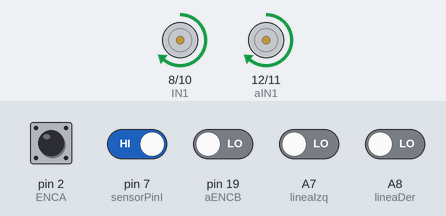
The sketch below on a simulated Arduino Mega 2560, built with avr-gcc and run on an emulated ATmega2560. On the bench: motor-driver pin pairs drawn as motors (green arrow = first pin HIGH = forward, orange = second pin HIGH = backward, longer = more drive, scaled by the enable pin). Inputs (shaded band) come from the test bench; at power-on: pin 2 (ENCA), pin 7 (sensorPinI) HIGH, A7 (lineaIzq), A8 (lineaDer), pin 19 (aENCB) LOW. What the sketch prints to the serial monitor is not drawn.

Above: at 1.2 s.
1.3 s: pin 7 (sensorPinI) driven LOW
At 1.7 s:
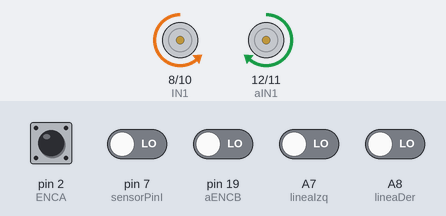
2.8 s: A7 (lineaIzq) driven HIGH
At 3.2 s:
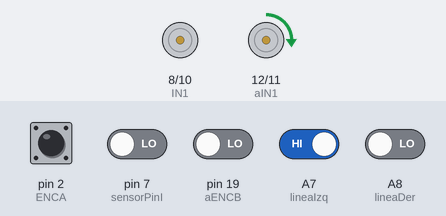
4.3 s: A8 (lineaDer) driven HIGH
At 5.0 s:
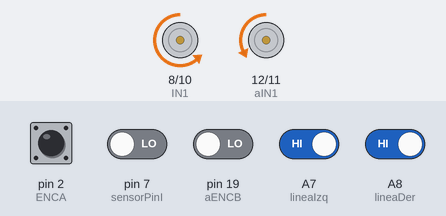
5.8 s: A7 (lineaIzq) driven LOW
At 6.4 s:
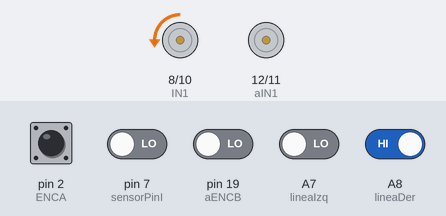
7.3 s: A8 (lineaDer) driven LOW
At 9.1 s:
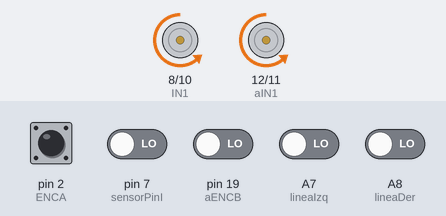
9.9 s: A7 (lineaIzq) driven HIGH
At 11.2 s:
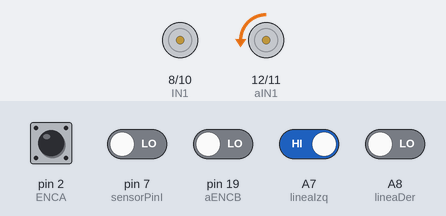
Timing chart, 0 to 12.4 s (numbered marks = the images above; inputs shaded):
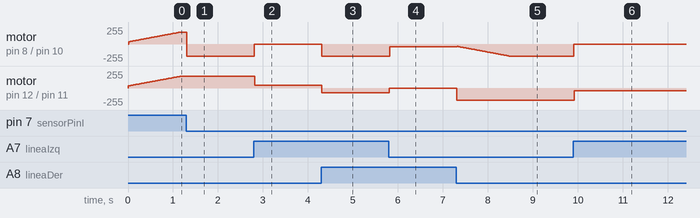

Measured:
- after the input at 1.3 s, motor on pin 8 (IN1) / pin 10 (IN2): forward 180/255 → backward 180/255 at once
- after the input at 2.8 s, motor on pin 8 (IN1) / pin 10 (IN2): backward 180/255 → stopped at once; motor on pin 12 (aIN1) / pin 11 (aIN2): forward 180/255 → forward 41/255 at once
- after the input at 4.3 s, motor on pin 8 (IN1) / pin 10 (IN2): stopped → backward 180/255 at once; motor on pin 12 (aIN1) / pin 11 (aIN2): forward 41/255 → backward 70/255 at once
- after the input at 5.8 s, motor on pin 8 (IN1) / pin 10 (IN2): backward 180/255 → backward 42/255 at once; motor on pin 12 (aIN1) / pin 11 (aIN2): backward 70/255 → stopped at once
- after the input at 7.3 s, motor on pin 12 (aIN1) / pin 11 (aIN2): stopped → backward 180/255 at once
- after the input at 9.9 s, motor on pin 8 (IN1) / pin 10 (IN2): backward 180/255 → stopped at once; motor on pin 12 (aIN1) / pin 11 (aIN2): backward 180/255 → backward 41/255 at once

The sketch:

TORRE_MOVIL_MARK_lX.ino
```cpp
#include <util/atomic.h>     //Codigo usado en el concurso InnovaTECNM 2024 en Colima para el concurso Maze Robot
//                             Diego Favela Flores      05/11/2024


// Pins
#define ENCA 2
#define ENCB 3
#define PWM 9
#define IN1 8
#define IN2 10

#define aENCA 18
#define aENCB 19
#define aPWM 13
#define aIN1 12
#define aIN2 11

//globals
long prevT = 0;
int posPrev = 0;
//globals2
long aprevT = 0;
int aposPrev = 0;

//direccion
int dir = 1;
int adir = 1;


volatile int pos_i = 0;
volatile float velocity_i = 0;
volatile long prevT_i = 0;

double lastError=0;
double alastError=0;
double rateError = 0;
double arateError = 0;
float v2Filt = 0;
float v2Prev = 0;

float eintegral = 0;

volatile int apos_i = 0;
volatile float avelocity_i = 0;
volatile long aprevT_i = 0;


float av2Filt = 0;
float av2Prev = 0;

float aeintegral = 0;

                  //timers vuelta derecha
volatile long tiempo = 0;
volatile long pulsostotales1 = 0;
volatile long pulsostotales2 = 0;

int pulsosahora;

                  //////sensor de presencia
   const int sensorPinI = 7; // Pin donde está conectado el sensor
   const int sensorPinD = 6; // Pin donde está conectado el sensor
   int sensorState = 0; // Variable para guardar el estado del sensor

//validar rutina 1
volatile int webOS = 2;
volatile long tiempoInicioSensor = 0;
volatile long tiempoquehapasado;


//////////////////////////////sensores de linea
int lineaIzq = A7;
int lineaDer = A8;
int medicionIzq;
int medicionDer;
void setup() {
  // put your setup code here, to run once:
 Serial.begin(9600);

  pinMode(ENCA,INPUT);
  pinMode(ENCB,INPUT);
  pinMode(PWM,OUTPUT);
  pinMode(IN1,OUTPUT);
  pinMode(IN2,OUTPUT);

 pinMode(aENCA,INPUT);
  pinMode(aENCB,INPUT);
  pinMode(aPWM,OUTPUT);
  pinMode(aIN1,OUTPUT);
  pinMode(aIN2,OUTPUT);
  attachInterrupt(digitalPinToInterrupt(ENCA),readEncoder,RISING);
   attachInterrupt(digitalPinToInterrupt(aENCB),areadEncoder,RISING);
   digitalWrite(PWM,LOW);
   digitalWrite(aPWM,LOW);
    pinMode(lineaIzq, INPUT);
    pinMode(lineaDer, INPUT);

   //sensor
    pinMode(sensorPinI, INPUT); // Configurar el pin D7 como entrada
   pinMode(sensorPinD, INPUT); // Configurar el pin D7 como entrada

}


void loop() {
     tiempo = millis();
     sensorState = digitalRead(sensorPinI); // Leer el estado del sensor de presencia
     medicionIzq = digitalRead(lineaIzq);
     medicionDer = digitalRead(lineaDer);

    if(webOS == 2){//variable para validar cambiar direccion (dir = -1) y contar pulsos
       if (sensorState == LOW){
          vueltaDerecha();            ///variable para validar inicio de cambio de rutina y vuelta a la normalidad
       }
    }
     if(webOS == 3){ //validar que ya se haya dado un cambio de vuelta
              volverDerecho();
              }
  //read the position in an atomic block
  //to avoid possible misreads
  int pos = 0;
  float velocity2 = 0;
  int apos = 0;
  float avelocity2 = 0;
                           ATOMIC_BLOCK(ATOMIC_RESTORESTATE){
                           pos = pos_i;
                              velocity2 = velocity_i;
                              apos = apos_i;
                              avelocity2 = avelocity_i;
                              }


  //compute the speed using method 1
  long currT = micros();
  float deltaT = ((float)(currT - prevT))/1.0e6;
  float velocity1 = (pos - posPrev)/deltaT;
  posPrev = pos;
 prevT = currT;
///---
  long acurrT = micros();
  float adeltaT = ((float)(acurrT - aprevT))/1.0e6;
  float avelocity1 = (apos - aposPrev)/adeltaT;
  aposPrev = apos;
 aprevT = acurrT;
  //convert counts to rpm

  float v2 = velocity2/600.0*60.0;

  float av2 = avelocity2/600.0*60.0;
  //low-pass filter

  v2Filt = 0.854*v2Filt + 0.0728*v2 +  0.0728*v2Prev;
  v2Prev = v2;

 av2Filt = 0.854*av2Filt + 0.0728*av2 +  0.0728*av2Prev;
  av2Prev = av2;


  //set target
  float vt =40;
  float avt = 40.7;
  //compute u             first motor
  float kp = 0.8;
  float ki = 3.1;
  float kd = 0.2;
  float e = vt - v2Filt;
  rateError = e - lastError;
  eintegral = eintegral + e*deltaT ;
  float u = kp*e + ki*eintegral + kd*rateError;       // if(u<0){u=0;}
//                      second motor
  float akp =0.8;
  float aki = 3.1;
  float akd = 0.2;
  float ae = avt - av2Filt;
  arateError = ae -alastError;
  aeintegral = aeintegral + ae*adeltaT ;
  float au = akp*ae + aki*aeintegral + kd*arateError ;

  lastError = e;
  alastError = ae;
//set motor speed

    int pwr = (int) fabs(u);   //motor 1
         if (pwr >180){
                 pwr=180;
              }


    int apwr = (int) fabs(au);   //motor 2
         if (apwr >180){
                 apwr=180;
              }

  //reinicio de variables de pid
 //correccion en linea negra
 if(medicionIzq == HIGH){apwr = 0; u = 0; rateError = 0; e = 0; v2Filt =0; lastError = 0; eintegral = 0; }     //correccion al detectar linea
 if(medicionDer == HIGH){pwr = 0; au = 0; arateError = 0; ae = 0; av2Filt = 0; alastError = 0; aeintegral = 0;}

  if(medicionIzq == HIGH && medicionDer == HIGH){
       dir = -1;             //cambiar ambas direcciones
    adir = -1;
    apwr = 70;              //velocidad de motores
    pwr=70;
    setMotor(dir,pwr,PWM,IN1,IN2);
    asetMotor(adir,apwr,aPWM,aIN1,aIN2);

     webOS = 4;            //variable para que no detecte sensores ni haga cambio de direccion
    delay(500); //tiempo para que el robot pueda salir de la linea negra
    u = 0; rateError = 0;   au = 0; arateError = 0; e = 0; ae = 0; //reiniciar variables
    rateError = 0; e = 0; v2Filt =0; lastError = 0; eintegral = 0;
    au = 0; arateError = 0; ae = 0; av2Filt = 0; alastError = 0; aeintegral = 0;
  }

setMotor(dir,pwr,PWM,IN1,IN2);         //motor 1 PID
asetMotor(adir,apwr,aPWM,aIN1,aIN2);   //motor 2 PID


    Serial.print(avt);  //setpoint
    Serial.print(" ");
    Serial.print(av2Filt); //velicidad
    Serial.println();
    delay(1);
}


 void vueltaDerecha(){
          dir = -1;   //cambio direccion motor b
          pulsosahora = pulsostotales2;  //medir pulsos al momento de detectar sensor
          webOS = 3;   //variable para validar

 }

 void volverDerecho(){
ATOMIC_BLOCK(ATOMIC_RESTORESTATE){
                int pulsosdevuelta = pulsostotales2 - pulsosahora ; //calcular cuantos pulsos han pasado desde que se detecto presencia

                  if(pulsosdevuelta >= 700 && pulsosdevuelta <= 750){
                    dir = 1;    //vuelta a direccion normal motor b
                    }
                  }

 }
 void marchaAtras(){

 }


void setMotor(int dir, int pwmVal, int pwm, int in1, int in2){
  analogWrite(pwm,pwmVal); // Motor speed
  if(dir == 1){
    // Turn one way
    digitalWrite(in1,HIGH);
    digitalWrite(in2,LOW);
  }
  else if(dir == -1){
    // Turn the other way
    digitalWrite(in1,LOW);
    digitalWrite(in2,HIGH);
  }
  else{
    // Or dont turn
    digitalWrite(in1,LOW);
    digitalWrite(in2,LOW);
  }
}
void asetMotor(int adir, int apwmVal, int apwm, int ain1, int ain2){
  analogWrite(apwm,apwmVal); // Motor speed
  if(adir == 1){
    // Turn one way
    digitalWrite(ain1,HIGH);
    digitalWrite(ain2,LOW);
  }
  else if(adir == -1){
    // Turn the other way
    digitalWrite(ain1,LOW);
    digitalWrite(ain2,HIGH);
  }
  else{
    // Or dont turn
    digitalWrite(ain1,LOW);
    digitalWrite(ain2,LOW);
  }
}


void readEncoder(){      //leer encoder
  int b = digitalRead(ENCB);
  int increment = 0;
  if(b>0)
  {
    increment = 1;
    }
    else{
      increment = 1;
      }
      pos_i = pos_i + increment;

  /////vueltaaaaaaaaaaaaaaaaaaaaaaaaaaaaaaaaaa
  pulsostotales1 = pos_i;
      //compute velocity with method 2
      long currT = micros();
      float deltaT = ((float) (currT - prevT_i))/1.0e6;
      velocity_i = increment /deltaT;

      prevT_i = currT;
  }

void areadEncoder(){
  int ab = digitalRead(aENCB);
  int aincrement = 0;
  if(ab>0)
  {
    aincrement = 1;
    }
    else{
      aincrement = 1;
      }
      apos_i = apos_i + aincrement;
                                                        //DAR VUELTAS
                     pulsostotales2 = apos_i;
      //compute velocity with method 2
      long acurrT = micros();
      float adeltaT = ((float) (acurrT - aprevT_i))/1.0e6;
      avelocity_i = aincrement /adeltaT;
      aprevT_i = acurrT;
  }
```
